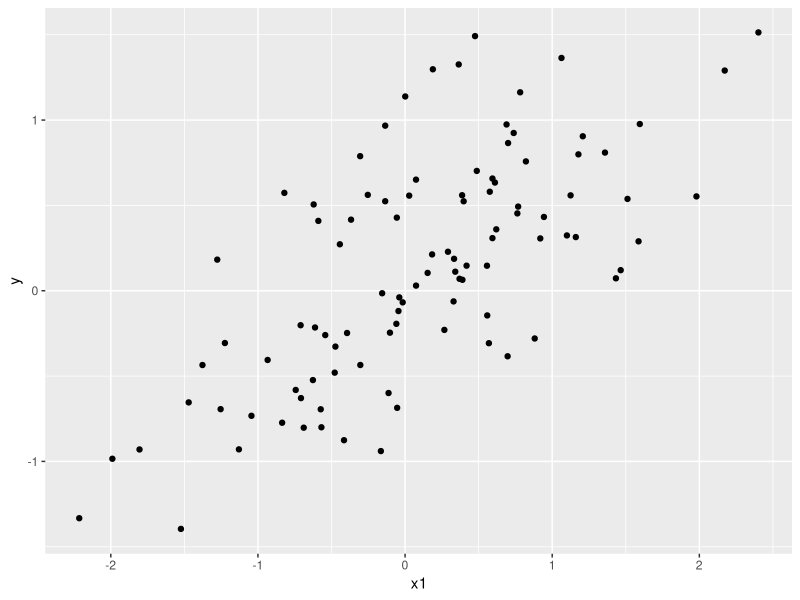

Reproduce this figure in R.
# setup -------------------------------------------------------------------
rm(list = ls())
library(tidyverse)

# model fit and complexity ------------------------------------------------

set.seed(1) # for reproducibility

# hypothetical sample size
n <- 100

# true intercept and slope
b <- c(0.1, 0.5)

# hypothetical explanatory variable
x1 <- rnorm(n = n, mean = 0, sd = 1)

# create a design matrix
X <- model.matrix(~x1)

# expected values of y is a function of x
# %*% means matrix multiplication
# y = X %*% b equals y = b[1] + b[2] * x
# recall linear algebra
y_hat <- drop(X %*% b)

# add normal errors
y <- rnorm(n = n, mean = y_hat, sd = 0.5)

# plot
df0 <- tibble(y = y, x1 = x1)
df0 %>% 
        ggplot(aes(y = y,
                   x = x1)) + 
        geom_point()


# correct model used to generate the data
m1 <- lm(y ~ x1, data = df0)
sm1 <- summary(m1)

# add a new column x2 which is irrelevant for y
df0 <- df0 %>% 
        mutate(x2 = rnorm(n = nrow(.),
                          mean = 0,
                          sd = 1))

# add x2 to the model
m2 <- lm(y ~ x1 + x2, data = df0)
sm2 <- summary(m2)

c(sm1$adj.r.squared, sm2$adj.r.squared)

# likelihood ratio test ---------------------------------------------------

logLik(m1)
logLik(m2)
# test = "Chisq" specifies a chi-square distribution
# as a distribution of LR
anova(m1, m2, test = "Chisq")


# AIC ---------------------------------------------------------------------
## interpretation: lower is better -- higher is worse!
AIC(m1)
AIC(m2)
